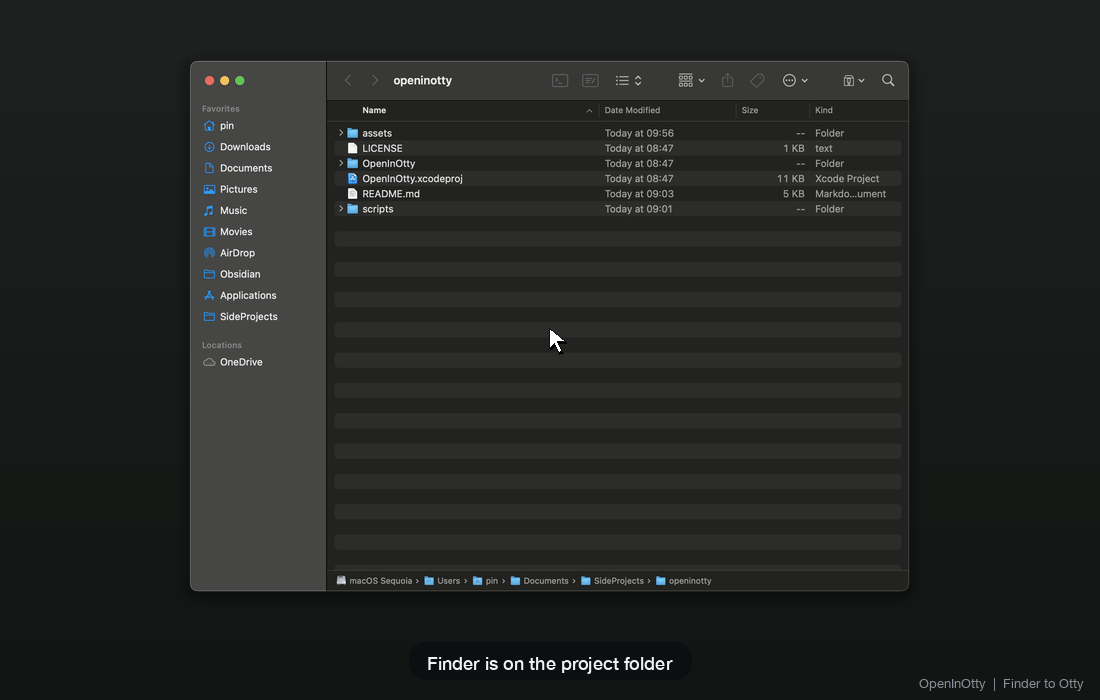
#> input picture assets/openinotty-demo.gif, 1100 x 700 px
$ python -i make_demo_gif.py   (imports and definitions only)
#> lines starting #> are read from the running program, lines starting #| are printed output that depends on the picture; after the words box and inside, x2 and y2 are one past the last pixel; in counts of white or black regions, pixels touching at a corner belong together
#!/usr/bin/env python3
"""Build demo media from real Finder + Otty captures.

Outputs (under assets/):
  openinotty-demo.gif  — README default (ffmpeg palettegen, sharpest GIF)
  openinotty-demo.mp4  — true-color H.264 (for local / site use)
  openinotty-demo.png  — static 3-panel storyboard (always sharp)

Sources (assets/sources/):
  finder-window.png  — Finder with OpenInOtty already on the toolbar
  otty-window.png    — Otty at the same path

  python3 scripts/make_demo_gif.py

Note: do NOT composite a fake toolbar icon — the capture already includes it.
"""

from __future__ import annotations

import shutil
import subprocess
import tempfile
from pathlib import Path

from PIL import Image, ImageDraw, ImageFilter, ImageFont

ROOT = Path(__file__).resolve().parents[1]
SRC = ROOT / "assets" / "sources"
OUT_DIR = ROOT / "assets"
FINDER = SRC / "finder-window.png"
OTTY = SRC / "otty-window.png"

# Balance sharpness vs file size for GitHub README
CANVAS_W, CANVAS_H = 1100, 700
FPS = 12
HNE = "/System/Library/Fonts/HelveticaNeue.ttc"
SHADOW_PAD = 28


def load_font(size: int, index: int = 0) -> ImageFont.FreeTypeFont:
    return ImageFont.truetype(HNE, size, index=index)


F_CAP = load_font(18, 10)
F_FOOT = load_font(13, 0)
F_LABEL = load_font(14, 10)
F_PANEL = load_font(16, 10)
#> further down, picture is the input picture: PIL image 1100x700 P; mean R, G, B 35.6, 37.2, 35.5


def tsize(d: ImageDraw.ImageDraw, text: str, f: ImageFont.ImageFont) -> tuple[int, int]:
    b = d.textbbox((0, 0), text, font=f)
    return b[2] - b[0], b[3] - b[1]


# [22 lines left out: function trim_letterbox, not called in this run]


def round_mask(im: Image.Image, radius: int = 18) -> Image.Image:
#> called with radius = 18
    mask = Image.new("L", im.size, 0)
#> mask: PIL image 1100x700 L; every value is 0
    ImageDraw.Draw(mask).rounded_rectangle(
        [0, 0, im.size[0] - 1, im.size[1] - 1], radius=radius, fill=255
    )
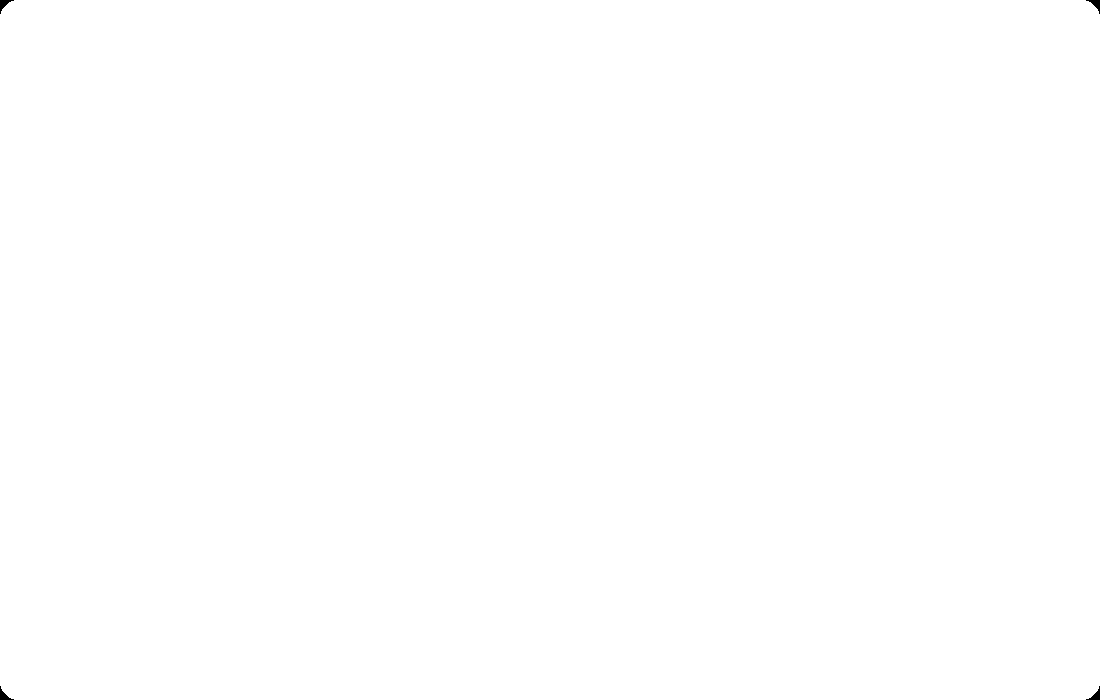
#> mask: PIL image 1100x700 L; 100% white; 4 black regions, box (x1, y1, x2, y2) and area: (0, 0, 14, 14) 74, (1086, 0, 1100, 14) 74, (0, 686, 14, 700) 74, (1086, 686, 1100, 700) 74
    out = im.convert("RGBA")
    r, g, b, a = out.split()
#> a: PIL image 1100x700 L; every value is 255
    a = Image.composite(a, Image.new("L", im.size, 0), mask)
    return Image.merge("RGBA", (r, g, b, a))


# [136 lines left out: functions with_shadow, fit, make_desktop, caption, footer, cursor and 2 more, not called in this run]


def nf(ms: int) -> int:
    return max(1, round(ms * FPS / 1000))


def ease(t: float) -> float:
    return 1 - (1 - t) ** 3


# [335 lines left out: functions build_frames, key_story_frames, write_static_storyboard, export_png_sequence, encode_gif_ffmpeg, encode_mp4_ffmpeg and 2 more, not called in this run]


# [2 lines not run here, left out]

>>> from PIL import Image
>>> picture = Image.open('../assets/openinotty-demo.gif')
>>> result = round_mask(picture)
